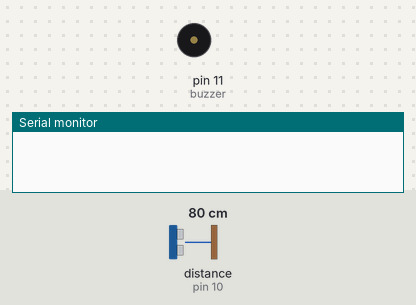
Bench run of a sketch on a simulated Arduino Uno, built with avr-gcc and run on an emulated ATmega328P. Parts: buzzer (waves = sounding, pin HIGH), the last lines printed to the serial monitor. Wiring (inferred from the names in the program): ultrasonic range finder: trigger pin 9; echo pin 10. Inputs (shaded band) come from the test bench; at power-on: distance to the obstacle (sensor on pin 10) 80 cm. The echo pulse lasts 58.3 µs per cm; pins used as bus, display or sensor lines are not drawn.

Above: at 1.2 s.
1.3 s: distance to the obstacle (sensor on pin 10) set to 45 cm
2.8 s: distance to the obstacle (sensor on pin 10) set to 38 cm
At 3.5 s:
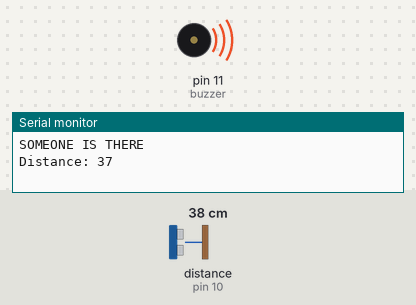
5.8 s: distance to the obstacle (sensor on pin 10) set to 60 cm
At 7.0 s:
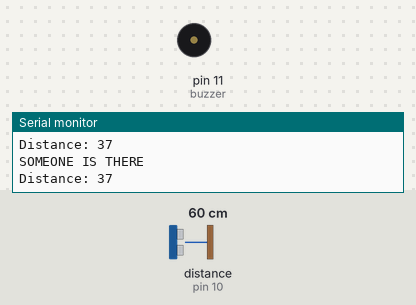
7.3 s: distance to the obstacle (sensor on pin 10) set to 2 cm
At 8.1 s:
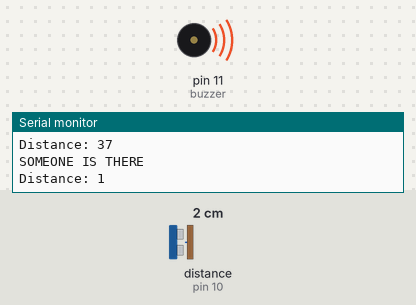
Timing chart, 0 to 10.3 s (numbered marks = the images above; inputs shaded):
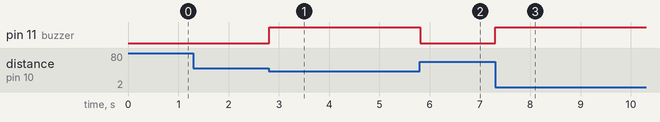

The sketch:

sensor_buzzer.ino
```cpp
// defines pins numbers
const int trigPin = 9;
const int echoPin = 10;
const int buzzer = 11;
char state = 0;
boolean replay =true;

// defines variables
long duration;
int distance;
int safetyDistance;

void setup() {
pinMode(trigPin, OUTPUT); // Sets the trigPin as an Output
pinMode(echoPin, INPUT); // Sets the echoPin as an Input
pinMode(buzzer, OUTPUT);
Serial.begin(9600); // Starts the serial communication
}


void loop() {
// Clears the trigPin
if(Serial.available() > 0){
  state = Serial.read();
}
digitalWrite(trigPin, LOW);
delayMicroseconds(2);

// Sets the trigPin on HIGH state for 10 micro seconds
digitalWrite(trigPin, HIGH);
delayMicroseconds(10);
digitalWrite(trigPin, LOW);

// Reads the echoPin, returns the sound wave travel time in microseconds
duration = pulseIn(echoPin, HIGH);

// Calculating the distance
distance= duration*0.034/2;

safetyDistance = distance;
if (safetyDistance <= 40){
  state='1';
  digitalWrite(buzzer, HIGH);
  Serial.println("SOMEONE IS THERE");
  Serial.print("Distance: ");
Serial.println(distance);
delay(1000);
digitalWrite(buzzer,LOW);
}
else{
  digitalWrite(buzzer, LOW);
}

// Prints the distance on the Serial Monitor

}
```

Measured:
- the behaviour switches between 42 and 41 cm on distance to the obstacle (sensor on pin 10) (found by bisection; images 0 and 1)
- after the input at 1.3 s, every drawn part: stays the same
- after the input at 2.8 s, pin 11 (buzzer): LOW → HIGH at once
- after the input at 5.8 s, pin 11 (buzzer): HIGH → LOW at once
- after the input at 7.3 s, pin 11 (buzzer): LOW → HIGH at once
